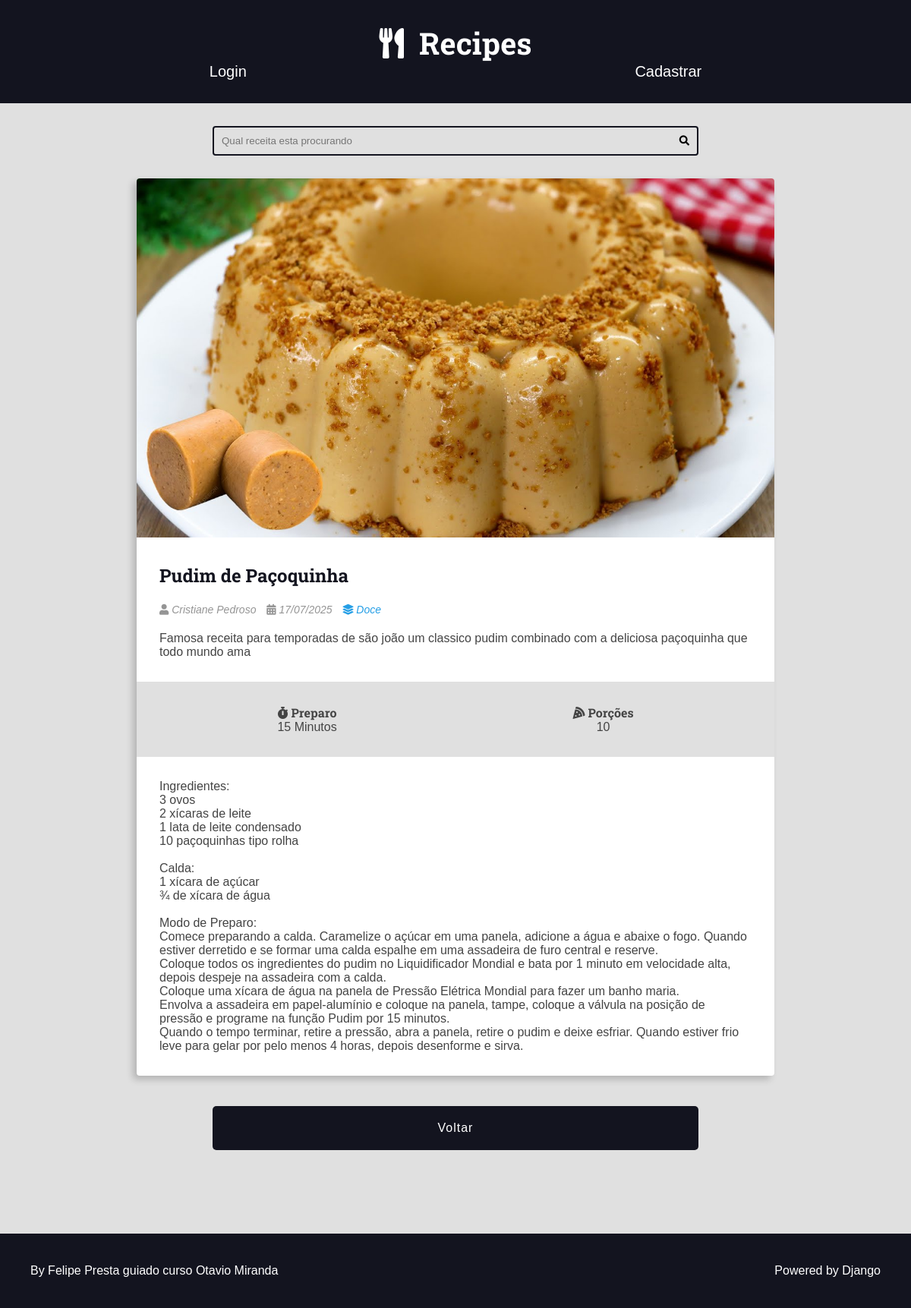
Page /recipes/15/ on the committed database.
### recipes/models.py (models this page shows, shortened)
class Recipe(models.Model):
    tittle = models.CharField(max_length=65)
    description = models.CharField(max_length=165)
    slug = models.SlugField(unique=True)
    preparation_time = models.IntegerField()
    preparation_time_unit = models.CharField(max_length=65)
    servings_steps = models.IntegerField()
    servings_steps_unit = models.CharField(max_length=65, blank=True, null=True)
    preparation_steps = models.TextField()
    preparation_steps_is_html = models.BooleanField(default=False)
    created_at = models.DateTimeField(auto_now_add=True)
    updated_at = models.DateTimeField(auto_now=True)
    is_published = models.BooleanField(default=False)
    cover = models.ImageField(upload_to='recipes/covers/%Y/%m/%d/', blank=True)
    category = models.ForeignKey(Category, on_delete=models.SET_NULL, null=True)
    author = models.ForeignKey(User, on_delete=models.SET_NULL, null=True)

class Category(models.Model):
    name = models.CharField(max_length=65)

### recipes/views.py (the view)
# urls.py: path('recipes/<int:id>/', views.recipes, name='recipe_detail'),
def recipes(request, id):
    page = request.GET.get('page', 1)
    if request.user.is_authenticated:
        recipe = get_object_or_404(
            Recipe,
            Q(id=id) & (Q(is_published=True) | Q(author=request.user))
        )
    else:
        recipe = get_object_or_404(
            Recipe,
            id=id,
            is_published=True
        )
    return render(request, 'recipes/recipes_description.html', context={
        'recipe': recipe,
        'is_datail_page': True,
        'page': page
    })

### recipes/templates/recipes/recipes_description.html (shortened to what this page needs)
{% extends 'base.html' %}
{% block body %}
    {% include 'recipes/partials/search.html' %}
    <div class="main-content-container">
        <div class="main-content main-content-detail container">
            {% include 'recipes/partials/recipe.html' %}
        </div>
    </div>
    <div class="form-group form-content-grid center">
        <a href="{% url 'recipes:home' %}?page={{ page }}">
          <button type="button">Voltar</button>
        </a>
    </div>
{% endblock %}

### recipes/templates/recipes/partials/recipe.html (shortened to what this page needs)
<div class="recipe recipe-list-item">
    {% if recipe.cover %}
        <div class="recipe-cover">
            <a href="{% url 'recipes:recipe_detail' recipe.id %}">
                 <img src="{{ recipe.cover.url }}" alt="temporario">
            </a>
        </div>
    {% endif %}
    <div class="recipe-title-container">
        <h2 class="recipe-title">
            <a href="{% url 'recipes:recipe_detail' recipe.id %}">
                {{ recipe.tittle }}
            </a>
        </h2>
    </div>
     <div class="recipe-author">
        <span class="recipe-author-item">
            <i class="fas fa-user"></i>
            {% if recipe.author.first_name %}
                {{ recipe.author.first_name }} {{ recipe.author.last_name }}
            {% else %}
                {{ recipe.author.username }}
            {% endif %}
        </span>
        <span class="recipe-author-item">
            <i class="fas fa-calendar-alt"></i>
            {{ recipe.created_at|date:"d/m/Y" }}
        </span>
        {% if recipe.category is not None %}
            <span class="recipe-author-item">
                <a href=" {% url 'recipes:category' recipe.category.id %}">
                    <i class="fas fa-layer-group"></i>
                    <span>{{ recipe.category.name }}</span>
                </a>
            </span>
        {% endif %}
    </div>
    <div class="recipe-content">
        <p>{{ recipe.description }}</p>
    </div>
     <div class="recipe-meta-container">
        <div class="recipe-meta recipe-preparation">
            <h3 class="recipe-meta-title"><i class="fas fa-stopwatch"></i> Preparo</h3>
            <div class="recipe-meta-text">
                {{ recipe.preparation_time }} {{ recipe.preparation_time_unit }}
            </div>
        </div>
        <div class="recipe-meta recipe-servings">
            <h3 class="recipe-meta-title"><i class="fas fa-pizza-slice"></i> Porções</h3>
            <div class="recipe-meta-text">
                {{ recipe.servings_steps }} {{ recipe.servings_unit }}
            </div>
        </div>
    </div>
    {% if is_datail_page is True %}
        <div class="preparation-steps">
            {% if recipe.preparation_steps_is_html is True %}
                {{ recipe.preparation_steps|safe }}
            {% else %}
                {{ recipe.preparation_steps|linebreaksbr }}
            {% endif %}
        </div>
    {% endif %}
</div>

### static/css/style.css (style rules this page uses)
:root { --color-primary: #269fe6; --color-primary-hover: #2086c2; --color-primary-dark: #13141f; --color-primary-dark-hover: #212336; --color-primary-light: #d4ecfa; --color-primary-light-hover: #bdd8e7; --color-white: #fff; --color-black: #000; --color-dark-text: #444; --color-info-light: #cce5ff; --color-debug-light: #cce5ff; --color-success-light: #d4edda; --color-alert-light: #fff3cd; --color-warning-light: #fff3cd; --color-error-light: #f8d7da; --color-info-dark: #4d86c4; --color-debug-dark: #4d86c4; --color-success-dark: #4a9c5d; --color-alert-dark: #927f40; --color-warning-dark: #927f40; --color-error-dark: #da525d; --color-gray-0: #f9f9f9; --color-gray-1: #e0e0e0; --color-gray-2: #c7c7c7; --color-gray-3: #aeaeae; --color-gray-4: #959595; --color-gray-5: #7d7d7d; --color-gray-6: #646464; --color-gray-7: #4b4b4b; --color-gray-8: #323232; --color-gray-9: #191919; --font-primary: sans-serif; --font-headings: 'Roboto Slab', serif; --spacing-gutter-medium: 3rem; --spacing-gutter-large: 4rem; }
* { padding: 0; margin: 0; box-sizing: border-box; }
html { font-size: 62.5%; }
body { font-size: 1.6rem; font-family: var(--font-primary); background: var(--color-gray-1); color: var(--color-dark-text); }
h1, h2, h3, h4, h5, h6 { font-family: var(--font-headings); }
.container { max-width: 144rem; margin: 0 auto; padding: var(--spacing-gutter-medium); }
.main-content { padding-top: 0; }
.recipe { background: var(--color-white); box-shadow: -5px 5px 10px rgba(0, 0, 0, .2); transform: scale(1); transition: all 300ms ease-in-out; border-radius: .4rem; overflow: hidden; }
.recipe img { max-width: 100%; }
.recipe-list-item { max-width: 64rem; height: fit-content; }
.recipe-title-container { padding: var(--spacing-gutter-medium); padding-bottom: 2rem; }
.recipe-title-container a { text-decoration: none; color: var(--color-primary-dark); }
.recipe-author { padding: 0 var(--spacing-gutter-medium); }
.recipe-author a { color: var(--color-primary); transition: all 300ms ease-in-out; text-decoration: none; }
.recipe-author-item { color: var(--color-gray-4); margin-right: 1rem; font-style: italic; font-size: 1.4rem; }
.recipe-meta-container { display: flex; flex-flow: row wrap; padding: var(--spacing-gutter-medium); background: var(--color-gray-1); }
.recipe-content { padding: var(--spacing-gutter-medium); padding-top: 2rem; }
.recipe-meta { display: flex; flex-flow: column nowrap; flex-shrink: 1; flex-grow: 1; text-align: center; }
.recipe-meta-title { font-size:1.6rem; }
.main-content-detail .recipe-list-item { max-width: 84rem; margin: 0 auto; }
.preparation-steps { padding: var(--spacing-gutter-medium); }
.center { text-align: center; }
.form-content-grid { display: grid; grid-template-columns: repeat(auto-fit, minmax(30rem, 1fr)); gap: calc(var(--spacing-gutter-medium)/2) var(--spacing-gutter-medium); }
.form-group button { margin: 1rem auto; width: 64rem; border-radius: 0.5rem; color: var(--color-white); background: var(--color-primary-dark); padding: 2rem; transition: all 300ms ease-in-out; border: none; font-size: 1.6rem; letter-spacing: 0.1rem; }
.form-group.center { max-width: 64rem; margin: 0 auto; text-align: center; }
.form-group.center button { width: 100%; padding: 2rem; border-radius: 0.5rem; background: var(--color-primary-dark); color: var(--color-white); font-size: 1.6rem; cursor: pointer; transition: all 0.3s ease-in-out; }

### rows in the picture
Recipe: cover (picture), tittle "Pudim de Paçoquinha", author.first_name "Cristiane", author.last_name "Pedroso", created_at "17/07/2025", category.name "Doce", description "Famosa receita para temporadas de são joão um classico pudim combinado com a deliciosa paçoquinha que todo mundo ama", preparation_time "15", preparation_time_unit "Minutos", servings_steps "10", preparation_steps "Ingredientes: 3 ovos 2 xícaras de leite 1 lata de leite condensado 10 paçoquinhas tipo rolha Calda: 1 xícara de açúcar ¾ de xícara de água Modo de Preparo: Comece preparando a calda. Caramelize o açúcar em uma panela, adicione a água e abaixe o fogo. Quando estiver derretido e se formar uma calda espalhe em uma assadeira de furo central e reserve. Coloque todos os ingredientes do pudim no Liquidificador Mondial e bata por 1 minuto em velocidade alta, depois despeje na assadeira com a calda. Coloque uma xícara de água na panela de Pressão Elétrica Mondial para fazer um banho maria. Envolva a assadeira em papel-alumínio e coloque na panela, tampe, coloque a válvula na posição de pressão e…"
